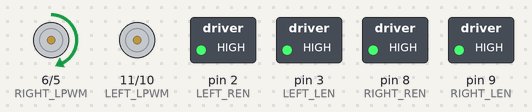
The sketch below on a simulated Arduino Uno, built with avr-gcc and run on an emulated ATmega328P. Parts: motor-driver pin pairs drawn as motors (green arrow = first pin HIGH = forward, orange = second pin HIGH = backward, longer = more drive), switched loads named in the sketch (green lamp = pin HIGH). What the sketch prints to the serial monitor is not drawn.

Above: at 0.05 s.
Timing chart, 0 to 3.0 s (numbered marks = the images above):
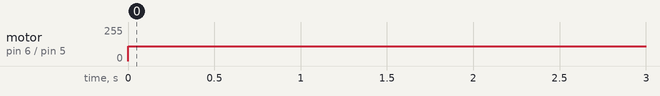

The sketch:

Micronova_Fahren.ino
```cpp
#include <Arduino.h>
#include "PCF8575.h"
PCF8575 pcf8575(0x21); //portexpander bus adresse und name
/*
  MAI Cup Junior Code
  Micronova Edition
  made at 25 Jan 2022
  by Christoph & Emanuel @ MAI Robotics
  Home
  26.01.2022
*/
// - Pins -
//motor
#define RIGHT_RPWM 5
#define RIGHT_LPWM 6
#define RIGHT_REN 8
#define RIGHT_LEN 9

#define LEFT_RPWM 10
#define LEFT_LPWM 11
#define LEFT_REN 2
#define LEFT_LEN 3
// Ultraschall vorne/MITTE
#define TRIGGER_VORNE P0 //auf portexpander
#define ECHO_VORNE 13
// Ultraschall links
#define TRIGGER_LINKS P1 //auf portexpander
#define ECHO_LINKS 12
//Ultraschall rechts
#define TRIGGER_RECHTS P3  //auf portexpander
#define ECHO_RECHTS 4
//Hall Sensor
//#define HALL_SENSOR A0          //analog output (optional)
#define HALL_SENSOR_D A2        // digital output (benutzt zum auslesen ob magnet oder nd)
int hallValAlt;
int hallValAlt2;
//Infrarot Sensor
#define IR_LEFT A3 // connect ir sensor to arduino pin 2 (left one)
#define IR_RIGHT A1
#define IR_MIDDLE A0
//LED
#define LED_PIN P2
//farbsensor
#define SENSOR_S0 P4
#define SENSOR_S1 P5
#define SENSOR_S2 P6
#define SENSOR_S3 P7
#define SENSOR_OUT 7 //einziger pin der nicht auf portexpander sein muss
// - Daten -
//motor
int outLeft;
int outRight;
// alte trash logic dinger
int logicRight; //Temporärer Speicher bei der Kurve
int logicLeft; //Temporärer Speicher bei der Kurve
int logicRight1; //Temporärer Speicher bei der Kurve
int logicLeft1; //Temporärer Speicher bei der Kurve
int logicRight2; //Temporärer Speicher bei der Kurve
int logicLeft2; //Temporärer Speicher bei der Kurve
// neue logic checks
int hindernisLinks;
int hindernisRechts;
//Hall Sensor
int Hall_Val1=0,Hall_Val2=0;
enum HallPosition {LINKS, RECHTS};
HallPosition magnetPosition = RECHTS;                                                        // MAGNET CONFIG HIER
// Ultraschall
long dauerVorne=0; // Dauer Speicher für Ultraschcallsensor vorne
long entfernungVorne=0; // Entfernung Speicher für Ultraschcallsensor vorne
long dauerLinks=0;
long entfernungLinks=0;
long dauerRechts=0;
long entfernungRechts=0;
int entfernungLinksOld; //alte variable wird hier gespeichert
int entfernungRechtsOld;
//technik
int durchgangCounter=0;
unsigned long previousMillis = 0;
#define SPEEDSYNCINTERVAL 300
int umdrehungZeit=840;
int umdrehungSpeed=110;
//farbsensor
int frequency = 0;
int redWert;
int grunWert;
int blueWert;
//farbsensor API
int zielzoneMinWertRed = 100;     //zielzone geht von minwert bis maxwert
//int zielzoneMinWertGreen -->   Existiert nicht weil zu ungenau, könnte auch Boden sein!!
int zielzoneMinWertBlue = 85;

int zielzoneMaxWertRed = 150;
//int zielzoneMaxWertGreen -->   Existiert nicht weil zu ungenau, könnte auch Boden sein!!
int zielzoneMaxWertBlue = 110;

int lineMinWertBlue = 1;
int lineMinWertGreen = 1;
int lineMinWertRed = 1;

int lineMaxWertBlue = 2;
int lineMaxWertGreen = 2;
int lineMaxWertRed = 2;

int lineTempVarRed;
int lineTempVarGreen;
int lineTempVarBlue;

int istInModus=0;

int oldWertLineRight;
int oldWertLineLeft;

int sollFahren = 0;

 //---------------------------------//


void ledAn() {
  pcf8575.digitalWrite(LED_PIN, LOW); //led wird angeschaltet
}
void ledAus() {
  pcf8575.digitalWrite(LED_PIN, HIGH); //led wird ausgeschaltet
}

// distance
long readDistance(int trigger, int echo) { //main
  pcf8575.digitalWrite(trigger, LOW); //Hier nimmt man die Spannung für kurze Zeit vom Trigger-Pin, damit man später beim Senden des Trigger-Signals ein rauschfreies Signal hat.
  delay(5); // Pause 5 Millisekunden
  pcf8575.digitalWrite(trigger, HIGH); //Jetzt sendet man eine Ultraschallwelle los.
  delay(10); //Dieser „Ton“ erklingt für 10 Millisekunden.
  pcf8575.digitalWrite(trigger, LOW);//Dann wird der „Ton“ abgeschaltet.
  long dauer = pulseIn(echo, HIGH); //Mit dem Befehl „pulseIn“ zählt der Mikrokontroller die Zeit in Mikrosekunden, bis der Schall zum Ultraschallsensor zurückkehrt.
  return (long)((dauer/2) * 0.03432); //Nun berechnet man die Entfernung in Zentimetern. Man teilt zunächst die Zeit durch zwei (Weil man ja nur eine Strecke berechnen möchte und nicht die Strecke hin- und zurück). Den Wert multipliziert man mit der Schallgeschwindigkeit in der Einheit Zentimeter/Mikrosekunde und erhält dann den Wert in Zentimetern.
 }
long readDistancePE(int trigger, int echo) { //main, mit Portexpander
  pcf8575.digitalWrite(trigger, LOW); //Hier nimmt man die Spannung für kurze Zeit vom Trigger-Pin, damit man später beim Senden des Trigger-Signals ein rauschfreies Signal hat.
  delay(5); // Pause 5 Millisekunden
  pcf8575.digitalWrite(trigger, HIGH); //Jetzt sendet man eine Ultraschallwelle los.
  delay(10); //Dieser „Ton“ erklingt für 10 Millisekunden.
  pcf8575.digitalWrite(trigger, LOW);//Dann wird der „Ton“ abgeschaltet.
  long dauer = pulseIn(echo, HIGH); //Mit dem Befehl „pulseIn“ zählt der Mikrokontroller die Zeit in Mikrosekunden, bis der Schall zum Ultraschallsensor zurückkehrt.
  return (long)((dauer/2) * 0.03432); //Nun berechnet man die Entfernung in Zentimetern. Man teilt zunächst die Zeit durch zwei (Weil man ja nur eine Strecke berechnen möchte und nicht die Strecke hin- und zurück). Den Wert multipliziert man mit der Schallgeschwindigkeit in der Einheit Zentimeter/Mikrosekunde und erhält dann den Wert in Zentimetern.
 }
long readDistanceFront() { //front ultraschall
  return readDistancePE(TRIGGER_VORNE, ECHO_VORNE);
 }
long readDistanceLeft() { //left ultraschall
  return readDistancePE(TRIGGER_LINKS, ECHO_LINKS);
 }
long readDistanceRight() { //right ultraschall
  return readDistancePE(TRIGGER_RECHTS, ECHO_RECHTS);
 }

// - Methoden -
void motorAnsteuern() {
  analogWrite(RIGHT_LPWM,outRight); //Schreibe Geschwindigkeit auf Pins
  analogWrite(RIGHT_RPWM,0);        //Schreibe Geschwindigkeit auf Pins
  analogWrite(LEFT_LPWM,outLeft);   //Schreibe Geschwindigkeit auf Pins
  analogWrite(LEFT_RPWM,0);         //Schreibe Geschwindigkeit auf Pins
}
void motorAnsteuernGeradeausLauf() {
  if(outLeft >= 80 || outRight >= 80) {
    outLeft -= 30;
    outRight -= 30;
  }
  motorAnsteuern();
}

/*
 * Motoren starten (beiden fahren)
 */
void fahrenBeide() {
  outLeft = 50; //Setze Geschwindigkeit links auf 100
  outRight = 50; //Setze Geschwindigkeit rechts auf 100
  motorAnsteuern();
//  Serial.println("fahren beide laut Methode");
}
/*
 * Motoren stoppen (beide)
 */
void stehenbleiben() {
  outLeft = 0;
  outRight = 0;
  motorAnsteuern();
}

void halbUmdrehungRechts() { //Quasi 90* Drehung nach rechts
    outLeft = umdrehungSpeed;
    outRight = 0;
    motorAnsteuern();
    delay(umdrehungZeit);
    outLeft = 0;
    motorAnsteuern();
    Serial.println("Rechts umdrehung");
}
void halbUmdrehungLinks() { //Quasi 90* Drehung nach links
    outLeft = 0;
    outRight = umdrehungSpeed;
    motorAnsteuern();
    delay(umdrehungZeit);
    outRight = 0;
    motorAnsteuern();
    Serial.println("Links umdrehung");
}


// --------------------------------------------------------


void setup() {
  Serial.begin(9600); //Starte den Serial Monitor

  pinMode(RIGHT_RPWM,OUTPUT);
  pinMode(RIGHT_LPWM,OUTPUT);
  pinMode(RIGHT_LEN,OUTPUT);
  pinMode(RIGHT_REN,OUTPUT);
  digitalWrite(RIGHT_REN,HIGH);
  digitalWrite(RIGHT_LEN,HIGH);

  pinMode(LEFT_RPWM,OUTPUT);
  pinMode(LEFT_LPWM,OUTPUT);
  pinMode(LEFT_LEN,OUTPUT);
  pinMode(LEFT_REN,OUTPUT);
  digitalWrite(LEFT_REN,HIGH);
  digitalWrite(LEFT_LEN,HIGH);

  // Abstandssensor vorne
  pcf8575.pinMode(TRIGGER_VORNE, OUTPUT); // Trigger-Pin ist ein Ausgang
  pinMode(ECHO_VORNE, INPUT); // Echo-Pin ist ein Eingang
  // Abstandssensor links
  pcf8575.pinMode(TRIGGER_LINKS, OUTPUT); // Trigger-Pin ist ein Ausgang
  pinMode(ECHO_LINKS, INPUT); // Echo-Pin ist ein Eingang
  // Abstandssensor rechts
  pcf8575.pinMode(TRIGGER_RECHTS, OUTPUT); // Trigger-Pin ist ein Ausgang
  pinMode(ECHO_RECHTS, INPUT); // Echo-Pin ist ein Eingang
  //LED
  pcf8575.pinMode(LED_PIN, OUTPUT);


  ///////////////////////////////////////////////////////////////////////////////////////////////
  pcf8575.begin(); //HIER DRUNTER KEIN PORTEXPANDER ZEUG MEHR, HIER WIRD BEGONNEN
  ////////////////////////////////////////////////////////////////////////////////////////////////

}

void loop() {
  ledAus();
  if(readDistanceFront <= 20) {
    fahrenBeide;
    delay(5000);
    while(readDistanceFront >= 20)
        delay(20);
        sollFahren++;
    }
    halbUmdrehungLinks();
    halbUmdrehungLinks();
    fahrenBeide();
    delay(sollFahren * 20);
    halbUmdrehungRechts;
    halbUmdrehungRechts;
    stehenbleiben;

}
```

Measured:
- by itself, motor on pin 6 (RIGHT_LPWM) / pin 5 (RIGHT_RPWM): stopped → forward 110/255 at 0.00 s
